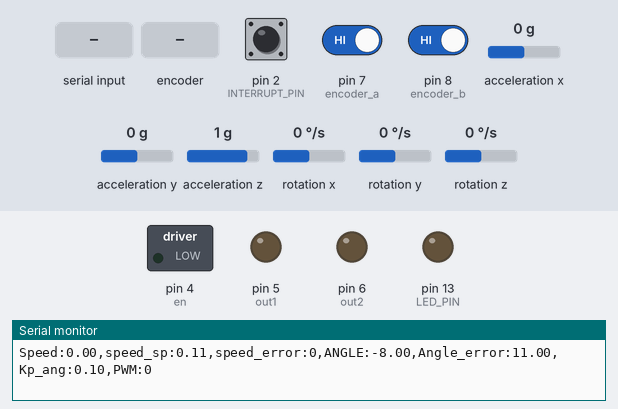
Bench run of a sketch on a simulated Arduino Uno, built with avr-gcc and run on an emulated ATmega328P. On the bench: switched loads named in the sketch (green lamp = pin HIGH), output pins drawn as LEDs (lit = HIGH), the last lines printed to the serial monitor. The inputs (shaded band) are chosen by the test bench; at power-on: acceleration x 0 g, pin 2 (INTERRUPT_PIN) LOW, pin 7 (encoder_a) HIGH, pin 8 (encoder_b) HIGH, acceleration y 0 g, acceleration z 1 g, rotation x 0 °/s, rotation y 0 °/s, rotation z 0 °/s. The sensor or clock chip raises its interrupt line as the real part does.

Above: at 1.7 s.
1.8 s: "2" received over Serial
At 2.69 s:
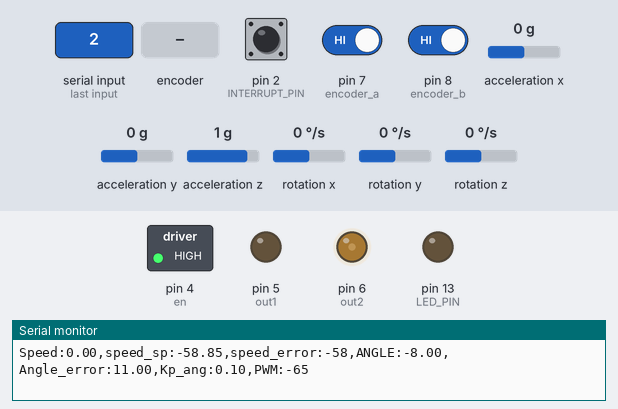
4.8 s: acceleration x set to -0.3 g
At 6.0 s:
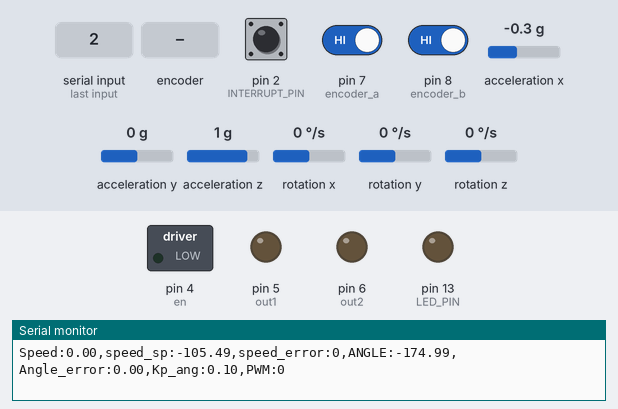
6.3 s: acceleration x set to 0.1 g
At 7.88 s:
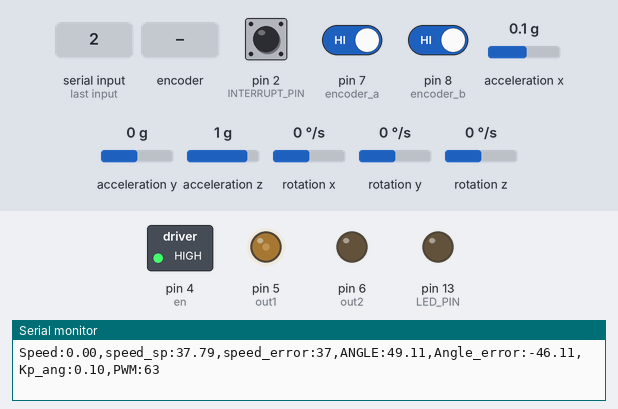
9.3 s: rotary encoder on pin 7 (encoder_a) / pin 8 (encoder_b) turned 2 steps (second pin leading)
Timing chart, 0 to 12.3 s (numbered marks = the images above; inputs shaded):
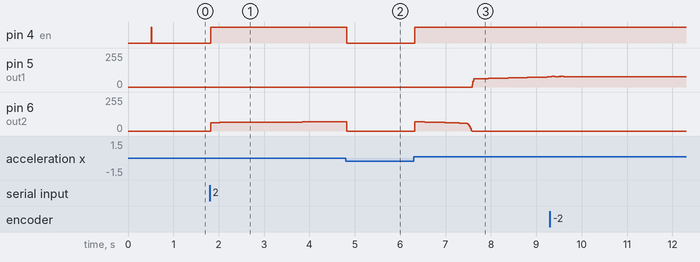

Measured:
- the behaviour switches between -0.1 and -0.2 g on acceleration x (found by bisection; images 1 and 2)
- after the input at 1.8 s, pin 4 (en): LOW → HIGH at once; pin 6 (out2): moves from 0/255 to 70/255 over 2.9 s, starting at once
- after the input at 4.8 s, pin 4 (en): HIGH → LOW at once
- after the input at 6.3 s, pin 4 (en): LOW → HIGH at once; pin 5 (out1): moves from 0/255 to 76/255 over 1.7 s, starting after 1.3 s

The sketch:

Balance_robot_MPU.ino
```cpp
// I2Cdev and MPU6050 must be installed as libraries, or else the .cpp/.h files
// for both classes must be in the include path of your project
#include "I2Cdev.h"
#include <PWMFreak.h>
// #include "MPU6050_6Axis_MotionApps20.h"
#include "MPU6050_6Axis_MotionApps_V6_12.h"
#include "PinChangeInterrupt.h"
//#include "MPU6050.h" // not necessary if using MotionApps include file

#if I2CDEV_IMPLEMENTATION == I2CDEV_ARDUINO_WIRE
    #include "Wire.h"
#endif

/*
    wheel_rev/min = (pls/min) / ( pls/wheel_rev )
                                |_______________|
                                        ^
                                     Constant

    Lower case --> UNITS
    Upper case --> VARIABLES

    PLS   = number of pulses counted
    uSEC  = duration of time that the pulses occured in, measured in microseconds
    mSEC  = duration of time that the pulses occured in, measured in milliseconds
    SEC   = duration of time that the pulses occured in, measured in seconds
    MIN   = duration of time that the pulses occured in, measured in minutes


    Encoder Pulse = pls
    pls/wheel_rev = 1008

    ///// IN milliseconds
    PLS/SEC = 1000 * PLS/mSEC           :>  (1000msec/1sec) * PLS/mSEC
    PLS/MIN = 60 * PLS/SEC              :>  (60sec/min) * PLS/SEC
    PLS/MIN = 60*1000 * PLS/mSEC        :>  (1000msec/1sec) * (60sec/min) * PLS/SEC = (60000msec/min)
    PLS/MIN = 60000 * PLS/mSEC:>  (60000msec/min) * PLS/mSEC

    wheel_rev/min = 60000 * PLS/mSEC * pls/wheel_rev
    wheel_rev/min = 6*10^4 * PLS/mSEC * pls/wheel_rev

    ///// IN microseconds
    PLS/mSEC = 1000 * PLS/uSEC                      :>  (1000uSEC/1msec) * PLS/uSEC
    PLS/SEC = 1000 * PLS/mSEC                       :>  (1000msec/1sec) * PLS/mSEC
    PLS/SEC = 1000 * 1000 PLS/uSEC = 10^6 PLS/uSEC
    PLS/MIN = 60 * PLS/SEC                          :>  (60 sec/min) * PLS/SEC
    PLS/MIN = 60 * 10^6 PLS/uSEC
    PLS/MIN = 60 * 10^6 PLS/uSEC                    :>  (60*10^6 usec/min) * PLS/uSEC

    wheel_rev/min = (6*10^7 * PLS/uSEC) / (pls/wheel_rev)
                  = (6*10^7 * PLS/uSEC) / 1008
                  = 60000 * PLS/10000
                  = 6 * PLS

    Pulses_per_10ms = pulses * (10ms / loop_time) => speed
    speed = pulses * (10000us / loop_time) => speed

    // Old expressions
    // <---- (60000*encoder_pulse_counter/(dt_theory_ms)) /1008;

    // <---- 60000/3*encoder_pulse_counter_sum/(dt_actual_us);

*/

// class default I2C address is 0x68
// specific I2C addresses may be passed as a parameter here
// AD0 low = 0x68 (default for SparkFun breakout and InvenSense evaluation board)
// AD0 high = 0x69
MPU6050 mpu;
// MPU6050 mpu(0x69); // <-- use for AD0 high

#define INTERRUPT_PIN 2  // use pin 2 on Arduino Uno & most boards
#define LED_PIN 13 // (Arduino is 13, Teensy is 11, Teensy++ is 6)
bool blinkState = false;

// Pin declarations
int en = 4;
int out1 = 5;
int out2 = 6;
const int encoder_a = 7; // Pin 3
const int encoder_b = 8; // Pin 5
// https://nerdytechy.com/how-to-change-the-pwm-frequency-of-arduino/
// https://www.etechnophiles.com/change-frequency-pwm-pins-arduino-uno/
int pins_9_10 = 9;  // timer 1
int timer1_div = 1;

// MPU control/status vars
bool dmpReady = false;  // set true if DMP init was successful
uint8_t mpuIntStatus;   // holds actual interrupt status byte from MPU
uint8_t devStatus;      // return status after each device operation (0 = success, !0 = error)
uint16_t packetSize;    // expected DMP packet size (default is 42 bytes)
uint16_t fifoCount;     // count of all bytes currently in FIFO
uint8_t fifoBuffer[64]; // FIFO storage buffer

// orientation/motion vars
Quaternion q;           // [w, x, y, z]         quaternion container
VectorInt16 aa;         // [x, y, z]            accel sensor measurements
VectorInt16 aaReal;     // [x, y, z]            gravity-free accel sensor measurements
VectorInt16 aaWorld;    // [x, y, z]            world-frame accel sensor measurements
VectorFloat gravity;    // [x, y, z]            gravity vector
float euler[3];         // [psi, theta, phi]    Euler angle container
float ypr[3];           // [yaw, pitch, roll]   yaw/pitch/roll container and gravity vector

float Kp_ang =.1;
float Ki_ang = 0.0;
float Kd_ang = 0.00;
float Kp_speed = 0.10;
float Ki_speed = 0.47;
float Kd_speed = 0.0;
float angle_sp = 0.3;
float speed_sp = 0;
int previous_speed_sp = 0;
int ref_speed_sp = 0;
float I_err_angle = 0;
float prev_err_angle = 0;
int I_err_speed = 0;
int prev_err_speed = 0;
int max_pwm = 255;
int max_speed = 3500;

int off_thresh_L = -10;
int off_thresh_R = 10;
int dither_bounce = 1;
float dither_ratio = 350;
float dither_const = 0.05;
float accum = 0;
int counter = 0;
int n_counts = 20;
signed long encoder_pulse_counter = 0;
int desired_direction = 1;
int cur_direction = 1;
volatile bool mpuInterrupt = false;     // indicates whether MPU interrupt pin has gone high
bool fifo_avaiable = false;
bool check_for_fifo = true;

// int pulses_arr[3] = {0,0,0};
int pulses_arr[1] = {0};
float average_scope = 1;

long dt_theory_us = 20000; // 10000us = 10ms
long dt_theory_ms = dt_theory_us/1000;
long dt_actual_us = 20000;
long dt_actual_ms = dt_actual_us/1000;
unsigned long t_start_actual = micros();
unsigned long t_start_loop = micros();

void dmpDataReady() {
    mpuInterrupt = true;
}
void encoderPinChangeA()
{
    encoder_pulse_counter += 1;
    cur_direction = digitalRead(encoder_a) == digitalRead(encoder_b) ? -1 : 1;
}
void encoderPinChangeB()
{
    encoder_pulse_counter += 1;
    cur_direction = digitalRead(encoder_a) != digitalRead(encoder_b) ? -1 : 1;
}

void setup() {
    // join I2C bus (I2Cdev library doesn't do this automatically)
    #if I2CDEV_IMPLEMENTATION == I2CDEV_ARDUINO_WIRE
        Wire.begin();
        // Wire.setClock(400000); // 400kHz I2C clock. Comment this line if having compilation difficulties
    #elif I2CDEV_IMPLEMENTATION == I2CDEV_BUILTIN_FASTWIRE
        Fastwire::setup(400, true);
    #endif

    Serial.begin(115200);

    Serial.println(F("Initializing I2C devices..."));
    mpu.initialize();
    pinMode(INTERRUPT_PIN, INPUT);
    Serial.println(F("Testing device connections..."));
    Serial.println(mpu.testConnection() ? F("MPU6050 connection successful") : F("MPU6050 connection failed"));
    Serial.println(F("Initializing DMP..."));
    devStatus = mpu.dmpInitialize();

    // supply your own gyro offsets here, scaled for min sensitivity
    mpu.setXGyroOffset(220);
    mpu.setYGyroOffset(76);
    mpu.setZGyroOffset(-85);
    mpu.setZAccelOffset(1788); // 1688 factory default for my test chip

    // make sure it worked (returns 0 if so)
    if (devStatus == 0) {
        // Calibration Time: generate offsets and calibrate our MPU6050
        mpu.CalibrateAccel(6);
        mpu.CalibrateGyro(6);
        mpu.PrintActiveOffsets();
        // turn on the DMP, now that it's ready
        Serial.println(F("Enabling DMP..."));
        mpu.setDMPEnabled(true);

        // enable Arduino interrupt detection
        Serial.print(F("Enabling interrupt detection (Arduino external interrupt "));
        Serial.print(digitalPinToInterrupt(INTERRUPT_PIN));
        Serial.println(F(")..."));
        attachInterrupt(digitalPinToInterrupt(INTERRUPT_PIN), dmpDataReady, RISING);
        mpuIntStatus = mpu.getIntStatus();

        // set our DMP Ready flag so the main loop() function knows it's okay to use it
        Serial.println(F("DMP ready! Waiting for first interrupt..."));
        dmpReady = true;

        // get expected DMP packet size for later comparison
        packetSize = mpu.dmpGetFIFOPacketSize();
    } else {
        // ERROR!
        // 1 = initial memory load failed
        // 2 = DMP configuration updates failed
        // (if it's going to break, usually the code will be 1)
        Serial.print(F("DMP Initialization failed (code "));
        Serial.print(devStatus);
        Serial.println(F(")"));
    }

    if (!dmpReady)
    {
      Serial.println("Failed to init. Please reboot...");
      while(true){}
    }

    // configure pins
    pinMode(LED_PIN, OUTPUT);

    pinMode(out1, OUTPUT);
    pinMode(out2, OUTPUT);
    pinMode(en, OUTPUT);

    analogWrite(out1, 0);
    analogWrite(out2, 0);
    digitalWrite(en, 1);

    setPwmFrequency(pins_9_10, timer1_div); // timer 1

    pinMode(encoder_a, INPUT_PULLUP);
    pinMode(encoder_b, INPUT_PULLUP);
    attachPCINT(digitalPinToPCINT(encoder_a), encoderPinChangeA, CHANGE);
    attachPCINT(digitalPinToPCINT(encoder_b), encoderPinChangeB, CHANGE);
}


void loop()
{
  int pwm = 0;
  if(check_for_fifo)
  {
    if(mpu.dmpGetCurrentFIFOPacket(fifoBuffer))
    {
      fifo_avaiable = true;
      check_for_fifo = false;
    }
  }

  // if( ((micros() - t_start_loop) >= dt_theory_us) && (mpu.dmpGetCurrentFIFOPacket(fifoBuffer)))
  if(fifo_avaiable && ((micros() - t_start_loop) >= dt_theory_us))
  // if(false)
  {
    fifo_avaiable = false;
    check_for_fifo = true;
    t_start_loop = micros();
    int encoder_pulse_counter_sum = 0;
    // int rpm = 0;
    // int rpm_avg = 0;
    // int rpm_error = 0;
    float speed = 0;
    float speed_avg = 0;
    int speed_error = 0;
    int pwm_direction = 0;
    mpu.dmpGetQuaternion(&q, fifoBuffer);
    mpu.dmpGetGravity(&gravity, &q);
    mpu.dmpGetYawPitchRoll(ypr, &q, &gravity);
    double cur_angle = ypr[1]*180/M_PI-.8;

    ////// Print angles
    // Serial.print("ypr\t");
    // Serial.print(ypr[0] * 180/M_PI);
    // Serial.print("\t");
    // Serial.print(ypr[1] * 180/M_PI);
    // Serial.print("\t");
    // Serial.println(ypr[2] * 180/M_PI);

    for(int i=average_scope-1;i>0;i--) // add values to rolling pulses-moving-average
    {
      pulses_arr[i] = pulses_arr[i-1];
      encoder_pulse_counter_sum += pulses_arr[i-1];
    }
    pulses_arr[0] = encoder_pulse_counter;
    encoder_pulse_counter_sum += encoder_pulse_counter;

    float time_factor = 400000.0/dt_actual_us;  // equal to 40 if dt_actual=10000.  equal to 20 if dt_actual=20000. equal to 13 if dt_actual=30000
    // NOTE: speed = encoder_pulses_per_40ms (scaled by 10 to avoid rounding errors -----> 40,000 -> 400,000 )
    // rpm = 60000*encoder_pulse_counter/(dt_actual_us);
    // speed = encoder_pulse_counter * time_factor;
    speed_avg = cur_direction * encoder_pulse_counter_sum * 1.0 * time_factor / average_scope;
    encoder_pulse_counter = 0;

    float error_angle = 0;
    if(!((cur_angle < off_thresh_L) || (cur_angle > off_thresh_R)))
    {
      ///////////////////////////////////////////////
      ///////////////////////////////////////////////
      error_angle = angle_sp - cur_angle - accum;
      I_err_angle += error_angle * dt_actual_ms/5;
      // Clamp integrated error
      if(I_err_angle > max_speed/2)
      {
        I_err_angle = max_speed/2;
      }
      else if(I_err_angle < -(max_speed/2))
      {
        I_err_angle = -max_speed/2;
      }

      speed_sp = error_angle*Kp_ang + I_err_angle*Ki_ang + (error_angle - prev_err_angle)/dt_actual_us*Kd_ang;
      prev_err_angle = error_angle;
      // Clamp speed
      if(speed_sp > max_speed)
      {
        speed_sp = max_speed;
      }
      else if(speed_sp < -1*max_speed)
      {
        speed_sp = -1*max_speed;
      }
      ///////////////////////////////////////////////
      ///////////////////////////////////////////////

      // PWM calculations (RPM PID)
      ///////////////////////////////////////////////
      speed_error = speed_sp - speed_avg;
      I_err_speed += (speed_error * dt_actual_ms/5);
      // Clamp integrated error
      if(I_err_speed > max_pwm/2)
      {
        I_err_speed = max_pwm/2;
        // Serial.print("HIGH: ");
        // Serial.println(I_err_rpm);
      }
      else if(I_err_speed < -(max_pwm/2))
      {
        I_err_speed = -max_pwm/2;
        // Serial.print("LOW: ");
        // Serial.println(I_err_rpm);
      }
      pwm = speed_error*Kp_speed + I_err_speed*Ki_speed + (speed_error - prev_err_speed)/dt_actual_us*Kd_speed;
      prev_err_speed = speed_error;
      ///////////////////////////////////////////////

      //////////////////////////////////////////////////////////////////////////////////////////////
      // Need a clause -- IF    current_speed_setpoint < previous_speed_setpoint AND they have the same sign
      //                  THEN  pwm direction must not change, pwm remain the same sign (but can go to zero..)
      //////////////////////////////////////////////////////////////////////////////////////////////

      if(previous_speed_sp != speed_sp)
      {
        ref_speed_sp = previous_speed_sp;
      }
      previous_speed_sp = speed_sp;

      if((speed_sp > 0) && (ref_speed_sp > 0))
      {
        if(ref_speed_sp > speed_sp)
        {
          if(pwm < 0)
          {
            pwm = 0;
          }
        }
      }
      else if((speed_sp < 0) && (ref_speed_sp < 0))
      {
        if(ref_speed_sp < speed_sp)
        {
          if(pwm > 0)
          {
            pwm = 0;
          }
        }
      }
      //////////////////////////////////////////////////////////////////////////////////////////////
      //////////////////////////////////////////////////////////////////////////////////////////////

      int corrected_pwm = pwm;
      if(pwm > 0)
      {
        pwm_direction = 1;
        if(pwm > max_pwm)
        {
          corrected_pwm = max_pwm;
        }
        digitalWrite(en, HIGH);
        analogWrite(out1, corrected_pwm);
        analogWrite(out2, 0);

        // accum -= corrected_pwm/dither_ratio;
        // if(accum > dither_bounce)
        // {
        //   accum = dither_bounce;
        // }
        // else if(accum < -dither_bounce)
        // {
        //   accum = -dither_bounce;
        // }
      }
      else if(pwm < 0)
      {
        pwm_direction = -1;
        if(pwm <= -max_pwm)
        {
          corrected_pwm = max_pwm;
        }
        else
        {
          corrected_pwm = -1*pwm;
        }
        digitalWrite(en, HIGH);
        analogWrite(out1, 0);
        analogWrite(out2, corrected_pwm);

        // accum += corrected_pwm/dither_ratio;
        // if(accum > dither_bounce)
        // {
        //   accum = dither_bounce;
        // }
        // else if(accum < -dither_bounce)
        // {
        //   accum = -dither_bounce;
        // }
      }
      else
      {
        digitalWrite(en, LOW);
        analogWrite(out1, 0);
        analogWrite(out2, 0);
      }
    }
    else
    {
      digitalWrite(en, LOW);
      analogWrite(out1, 0);
      analogWrite(out2, 0);
    }

    ///////////////////////////////////////////////////
    //      Serial plotter
    ///////////////////////////////////////////////////
    // Serial.print("Speed(RPM):");
    // Serial.print(speed_avg/6.66667);
    // Serial.print(",Speed_Setpoint(RPM):");
    // Serial.print(speed_sp/6.66667);
    Serial.print("Speed:");
    Serial.print(speed_avg);
    Serial.print(",speed_sp:");
    Serial.print(speed_sp);
    Serial.print(",speed_error:");
    Serial.print(speed_error);
    Serial.print(",ANGLE:");
    Serial.print(cur_angle*10);
    // Serial.print(",Angle_Setpoint:");
    // Serial.print(angle_sp*10);
    Serial.print(",Angle_error:");
    Serial.print(error_angle*10);
    Serial.print(",Kp_ang:");
    Serial.print(Kp_ang,2);
    // Serial.print(",Ki_ang:");
    // Serial.print(Ki_ang,3);
    // Serial.print(",Kd_ang:");
    // Serial.println(Kd_ang,5);
    Serial.print(",PWM:");
    Serial.println(pwm);

    // Serial.print(",Loop_speed:");
    // Serial.print(dt_actual_ms);
    // Serial.print(",PWM_DIRECTION:");
    // Serial.print(pwm_direction*100);
    // Serial.println();


    /// Keyboard inputs
    if(Serial.available() > 0)
    {
      int s_input = Serial.read();
      // Serial.println(s_input);
      switch(s_input)
      {
        case 49: // 1
          Kp_ang -= 0.1;
          Serial.print("Kp: ");
          Serial.println(Kp_ang);
          break;
        case 52: // 4
          Kp_ang += 0.1;
          Serial.print("Kp: ");
          Serial.println(Kp_ang);
          break;
        case 50: // 2
          Ki_ang -= 0.1;
          Serial.print("Ki: ");
          Serial.println(Ki_ang);
          break;
        case 53: // 5
          Ki_ang += 0.1;
          Serial.print("Ki: ");
          Serial.println(Ki_ang);
          break;
        case 51: // 3
          Kd_ang -= .01;
          Serial.print("Kd: ");
          Serial.println(Kd_ang);
          break;
        case 54: // 6
          Kd_ang += .01;
          Serial.print("Kd: ");
          Serial.println(Kd_ang);
          break;
        case 43: // "+"
          angle_sp += .1;
          Serial.print("Setpoint: ");
          Serial.println(angle_sp);
          break;
        case 45: // "-"
          angle_sp -= .1;
          Serial.print("Setpoint: ");
          Serial.println(angle_sp);
          break;
      }

    }

    // Serial.print("PWM: ");
    // Serial.println(pwm_int);

    // Serial.print("    Angle: ");
    // Serial.println(angle*100);
    // Serial.println(accum);


    counter++;
    // Time keeping
    if(counter == (n_counts))
    {
      // float t_t = micros() - t_s;
      // float freq = n_counts / t_t;
      // Serial.println(micros());
      // Serial.println(t_start_actual);
      dt_actual_us = (micros() - t_start_actual) / n_counts;
      dt_actual_ms = dt_actual_us/1000;
      // Serial.print("Time to complete 1 cycle: ");
      // Serial.println(dt_actual_us);
      counter = 0;
      t_start_actual = micros();
    }
  }

}
```
